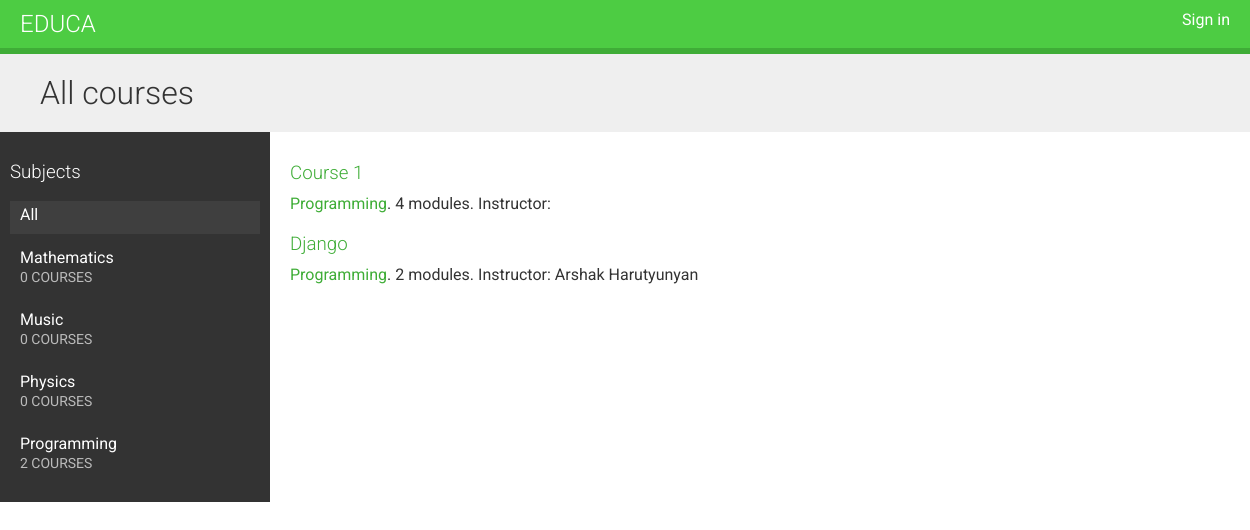
The page / on the database its author committed.
### courses/models.py (models this page shows, shortened)
class Subject(models.Model):
    title = models.CharField(max_length=200)
    slug = models.SlugField(max_length=200, unique=True)
    class Meta:
        ordering = ['title']
    def __str__(self) -> str:
        return self.title

class Course(models.Model):
    owner = models.ForeignKey(User,
                              related_name='courses_created',
                              on_delete = models.CASCADE)
    subject = models.ForeignKey(Subject,
                                related_name='courses',
                                on_delete=models.CASCADE)
    title = models.CharField(max_length=200)
    slug = models.SlugField(max_length=200, unique=True)
    overview = models.TextField()
    created = models.DateTimeField(auto_now_add=True)
    class Meta:
        ordering = ['-created']
    students = models.ManyToManyField(User,
                                      related_name='courses_joined',
                                      blank=True)

### courses/views.py (the view)
# urls.py: path('', CourseListView.as_view(), name='course_list'),
class CourseListView(TemplateResponseMixin, View):
    model = Course
    template_name = 'courses/course/list.html'
    def get(self, request, subject=None):
        subjects = Subject.objects.annotate(total_courses=Count('courses'))
        courses = Course.objects.annotate(total_modules=Count('modules'))
        if subject:
            subject = get_object_or_404(Subject, slug=subject)
            courses = courses.filter(subject=subject)
        return self.render_to_response({'subjects': subjects,
                                        'subject': subject,
                                        'courses': courses})

### courses/templates/courses/course/list.html (shortened to what this page needs)
{% extends "base.html" %}
{% block content %}
    <h1>
        {% if subject %}
            {{ subject.title }} courses
        {% else %}
            All courses
        {% endif %}
    </h1>
    <div class="contents">
        <h3>Subjects</h3>
        <ul id="modules">
            <li {% if not subject %}class="selected"{% endif %}>
                <a href="{% url 'course_list' %}">All</a>
            </li>
            {% for s in subjects %}
                <li {% if subject == s %}class="selected"{% endif %}>
                    <a href="{% url 'course_list_subject' s.slug %}">
                        {{ s.title }}
                        <br>
                        <span>
                            {{ s.total_courses }} course{{ s.total_courses|pluralize }}
                        </span>
                    </a>
                </li>
            {% endfor %}
        </ul>
    </div>
    <div class="module">
        {% for course in courses %}
            {% with subject=course.subject %}
                <h3>
                    <a href="{% url 'course_detail' course.slug %}">
                        {{ course.title }}
                    </a>
                </h3>
                <p>
                    <a href="{% url 'course_list_subject' subject.slug %}">{{ subject }}</a>.
                        {{ course.total_modules }} modules.
                        Instructor: {{ course.owner.get_full_name }}
                </p>
            {% endwith %}
        {% endfor %}
    </div>
{% endblock %}

### courses/static/css/base.css (style rules this page uses)
body { margin:0; font-family:'Roboto', sans-serif; font-weight:400; color:#333; }
a { color:#3fad37; text-decoration:none; }
ul { float:left; }
h1, h2, h3, h4, h5, h6 { font-family:'Roboto', sans-serif; font-weight:300; }
h1 { background:#efefef; width:100%; overflow:auto; padding:20px 0 20px 40px; margin:0; }
.module { padding:10px 20px; float:left; width:600px; }
.module h3 { margin:20px 0 0; padding:0; width:100%; }
.module p { margin:10px 0 20px; width:100%; float:left; }
.contents { width:20%; padding:10px; float:left; background:#333; color: #fff; font-family:'Roboto', sans-serif; }
.contents ul { list-style:none; margin:0; padding:0; width:100%; }
.contents ul li { margin:0 0 10px 0; padding:4px 10px 10px; overflow:auto; cursor:move; }
.contents ul li.selected { background:#3f3f3f; }
.contents ul span { text-transform:uppercase; color:#bbb; font-size:14px; }
.contents ul a { display:block; color:#fff; text-decoration:none; }

### rows shown on the page
Subject: title "Mathematics", total_courses "0"
Subject: title "Music", total_courses "0"
Subject: title "Physics", total_courses "0"
Subject: title "Programming", total_courses "2"
Course: title "Course 1", subject "Programming", total_modules "4"
Course: title "Django", subject "Programming", total_modules "2", owner.get_full_name "Arshak Harutyunyan"
